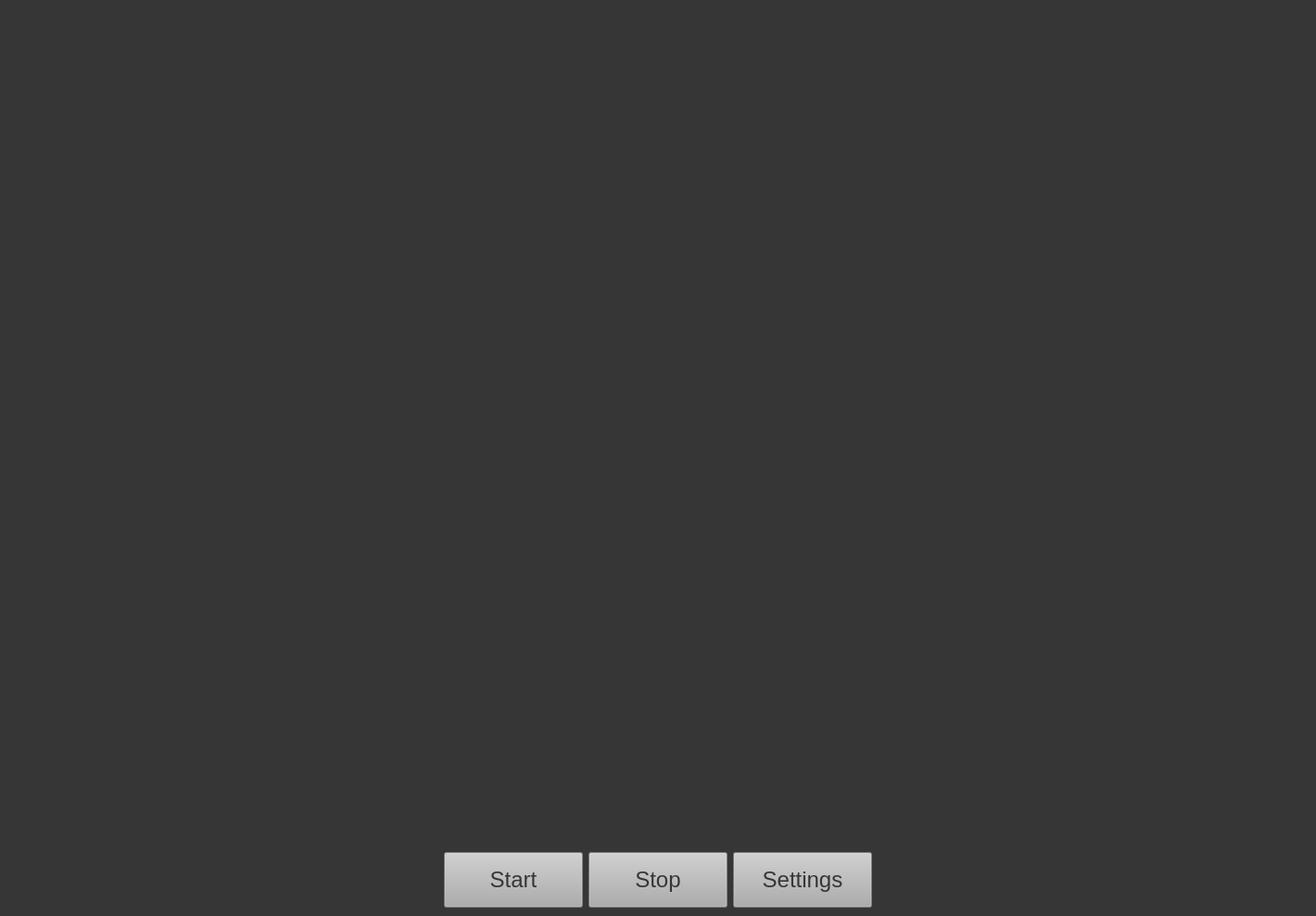
<?xml version="1.0" encoding="UTF-8"?>
<ui version="4.0">
 <class>MainWindow</class>
 <widget class="QMainWindow" name="MainWindow">
  <property name="geometry">
   <rect>
    <x>0</x>
    <y>0</y>
    <width>1420</width>
    <height>988</height>
   </rect>
  </property>
  <property name="windowTitle">
   <string>TLPhotographer</string>
  </property>
  <property name="styleSheet">
   <string notr="true">background:rgb(54, 54, 54);color: rgb(177, 177, 177);
alternate-background-color: rgb(97, 97, 97);
selection-background-color: rgb(97, 97, 97);</string>
  </property>
  <widget class="QWidget" name="centralwidget">
   <layout class="QHBoxLayout" name="horizontalLayout_5">
    <item>
     <layout class="QVBoxLayout" name="verticalLayout">
      <item>
       <widget class="QLabel" name="video_widget">
        <property name="minimumSize">
         <size>
          <width>1400</width>
          <height>900</height>
         </size>
        </property>
        <property name="text">
         <string/>
        </property>
       </widget>
      </item>
      <item>
       <layout class="QHBoxLayout" name="horizontalLayout">
        <item>
         <spacer name="horizontalSpacer">
          <property name="orientation">
           <enum>Qt::Horizontal</enum>
          </property>
          <property name="sizeHint" stdset="0">
           <size>
            <width>40</width>
            <height>20</height>
           </size>
          </property>
         </spacer>
        </item>
        <item>
         <widget class="QPushButton" name="start_button">
          <property name="minimumSize">
           <size>
            <width>150</width>
            <height>60</height>
           </size>
          </property>
          <property name="styleSheet">
           <string notr="true">background-color: rgb(173, 173, 173); font-size: 18pt;color:rgb(54, 54, 54)</string>
          </property>
          <property name="text">
           <string>Start</string>
          </property>
         </widget>
        </item>
        <item>
         <widget class="QPushButton" name="stop_btn">
          <property name="minimumSize">
           <size>
            <width>150</width>
            <height>60</height>
           </size>
          </property>
          <property name="styleSheet">
           <string notr="true">background-color: rgb(173, 173, 173); font-size: 18pt;color:rgb(54, 54, 54)</string>
          </property>
          <property name="text">
           <string>Stop</string>
          </property>
         </widget>
        </item>
        <item>
         <widget class="QPushButton" name="settings_btn">
          <property name="minimumSize">
           <size>
            <width>150</width>
            <height>60</height>
           </size>
          </property>
          <property name="styleSheet">
           <string notr="true">background-color: rgb(173, 173, 173); font-size: 18pt;color:rgb(54, 54, 54)</string>
          </property>
          <property name="text">
           <string>Settings</string>
          </property>
         </widget>
        </item>
        <item>
         <spacer name="horizontalSpacer_2">
          <property name="orientation">
           <enum>Qt::Horizontal</enum>
          </property>
          <property name="sizeHint" stdset="0">
           <size>
            <width>40</width>
            <height>20</height>
           </size>
          </property>
         </spacer>
        </item>
       </layout>
      </item>
     </layout>
    </item>
   </layout>
  </widget>
 </widget>
 <resources/>
 <connections/>
</ui>
